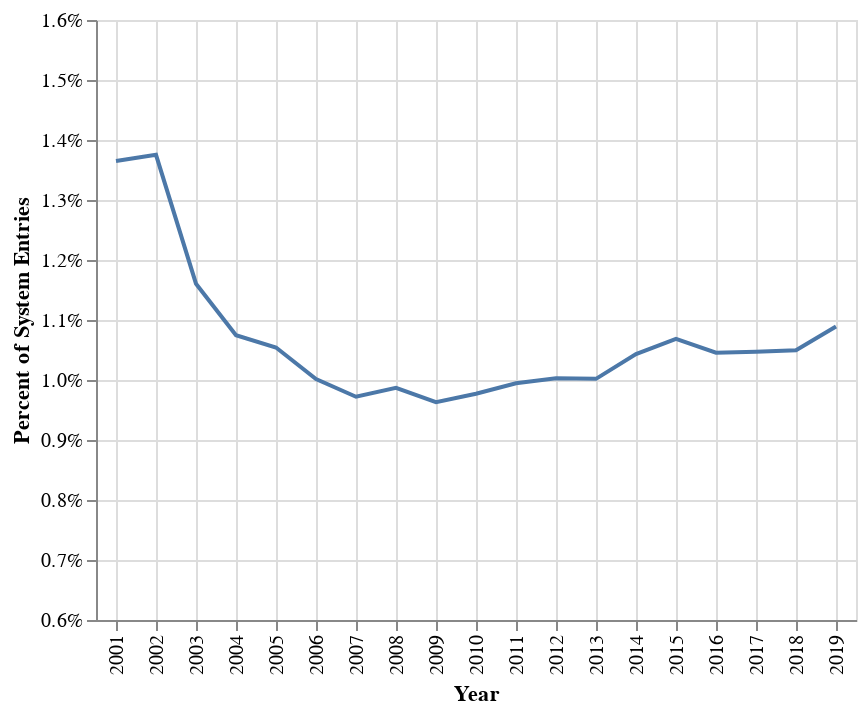

This figure's notebook cell:
### Code cell
alt.Chart(df).mark_line().encode(
    x='Year',
    y=alt.Y('Percent of System Entries').scale(domain=(.006,.016)).axis(format='%')
).configure_axis(
    grid=True
)

### Figure 1 — Vega-Lite specification as saved in the notebook (floating-point values rounded to 4 significant figures)
{"config": {"view": {"continuousWidth": 300, "continuousHeight": 300}, "axis": {"grid": true}}, "data": {"name": "data-2e83261ff87aa967e95c0b280e45662e"}, "mark": {"type": "line"}, "encoding": {"x": {"field": "Year", "type": "nominal"}, "y": {"axis": {"format": "%"}, "field": "Percent of System Entries", "scale": {"domain": [0.006, 0.016]}, "type": "quantitative"}}, "$schema": "https://vega.github.io/schema/vega-lite/v5.20.1.json", "datasets": {"data-2e83261ff87aa967e95c0b280e45662e": [{"Year": "2001", "Percent of System Entries": 0.01365}, {"Year": "2002", "Percent of System Entries": 0.01375}, {"Year": "2003", "Percent of System Entries": 0.01161}, {"Year": "2004", "Percent of System Entries": 0.01075}, {"Year": "2005", "Percent of System Entries": 0.01054}, {"Year": "2006", "Percent of System Entries": 0.01001}, {"Year": "2007", "Percent of System Entries": 0.009721}, {"Year": "2008", "Percent of System Entries": 0.009868}, {"Year": "2009", "Percent of System Entries": 0.00963}, {"Year": "2010", "Percent of System Entries": 0.009772}, {"Year": "2011", "Percent of System Entries": 0.009947}, {"Year": "2012", "Percent of System Entries": 0.01003}, {"Year": "2013", "Percent of System Entries": 0.01002}, {"Year": "2014", "Percent of System Entries": 0.01043}, {"Year": "2015", "Percent of System Entries": 0.01068}, {"Year": "2016", "Percent of System Entries": 0.01046}, {"Year": "2017", "Percent of System Entries": 0.01047}, {"Year": "2018", "Percent of System Entries": 0.01049}, {"Year": "2019", "Percent of System Entries": 0.01089}]}}
